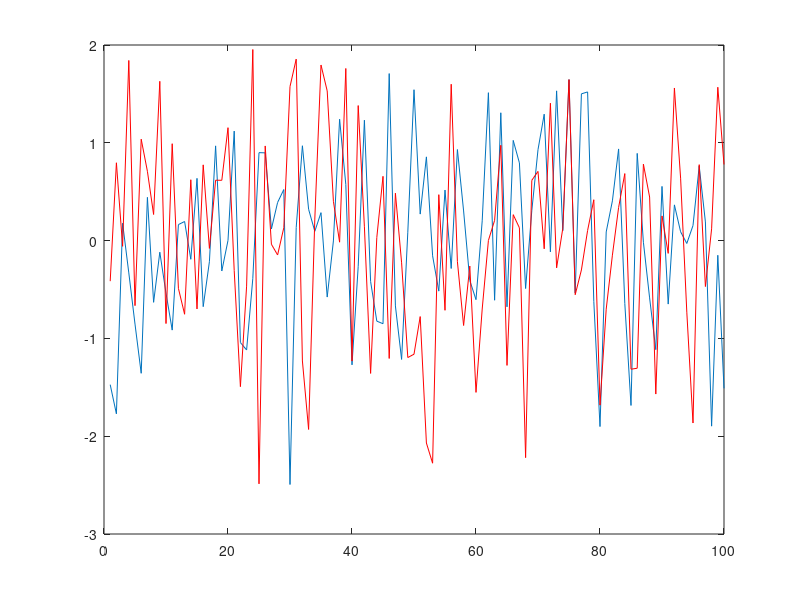
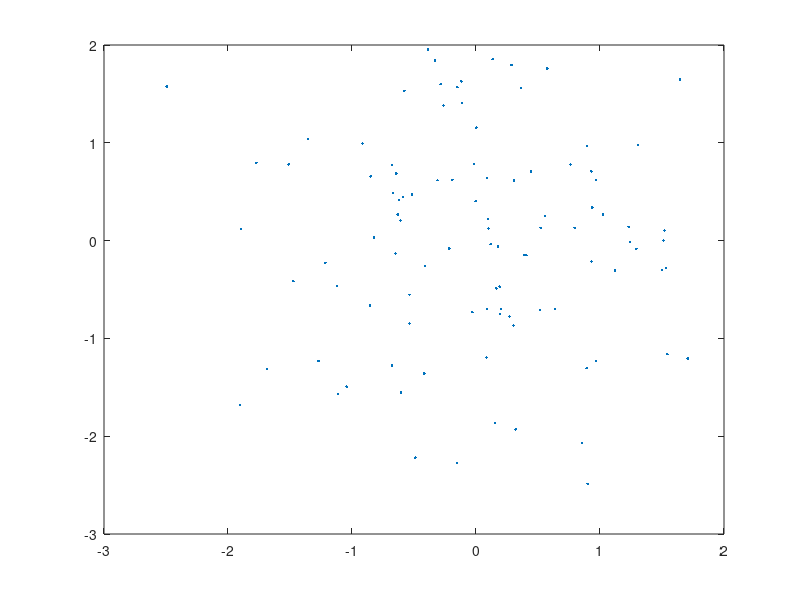
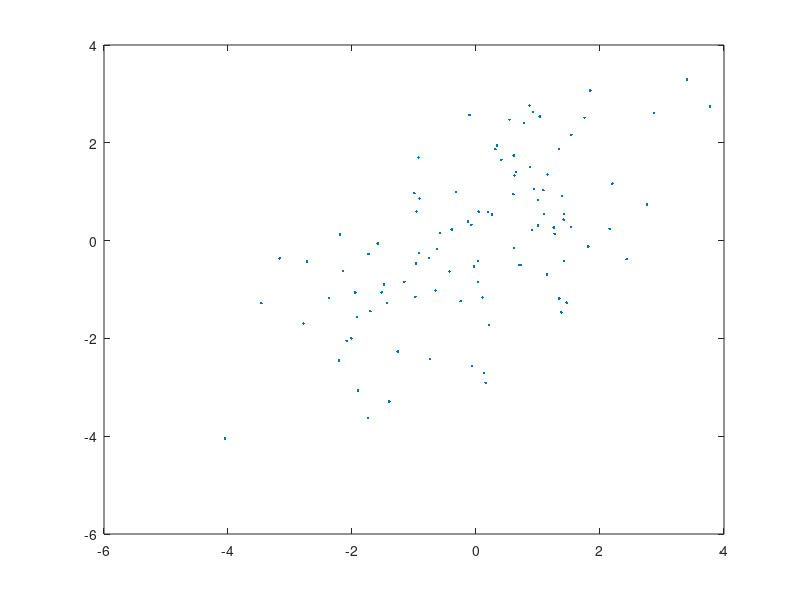
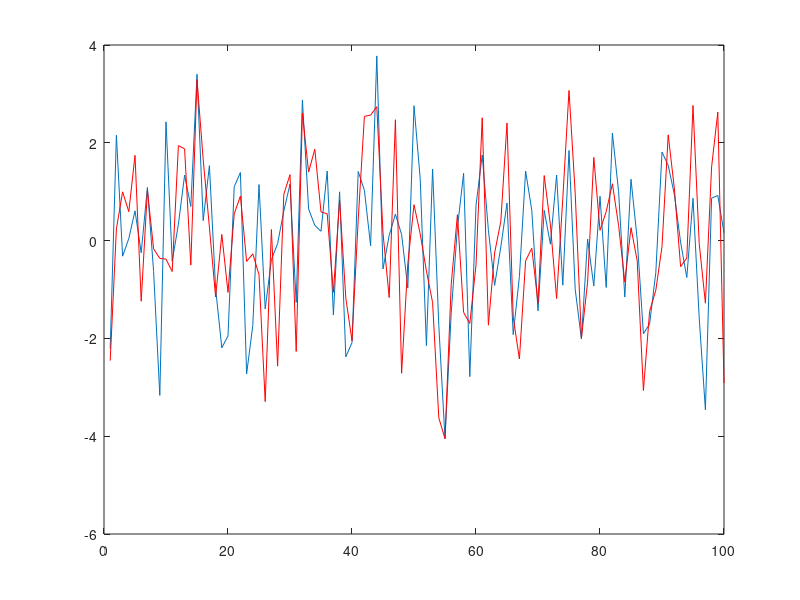

The MATLAB script that drew these images, in order: (Note: this script raises an error after producing the figures.)
% dealing with the concept of covariance

% create some random vectors
x = randn(1,100);
x = x-mean(x);
y = randn(1,100);
y = y-mean(y);

covxy = (x*y')/99;
figure;plot(x);hold on;plot(y,'r');
figure;plot(x,y,'.');

c = randn(1,100);
x = randn(1,100)+c;
x = x-mean(x);
y = randn(1,100)+c;
y = y-mean(y);

covxy = (x*y')/99
figure;plot(x,y,'.');
figure;plot(x);hold on;plot(y,'r');

c = randn(1,100);
x = randn(1,100)+2.*c;
x = x-mean(x);
y = randn(1,100)+2.*c;
y = y-mean(y);

covxy = (x*y')/99
figure;plot(x,y,'.');
figure;plot(x);hold on;plot(y,'r');

c = randn(1,100);
x = randn(1,100)+2.*c;
x = x-mean(x);
y = randn(1,100)-2.*c;
y = y-mean(y);

covxy = (x*y')/99
figure;plot(x,y,'.');
figure;plot(x);hold on;plot(y,'r');

% compute the covariance matrix from some simulated data in 2 different
% ways
[data,time]=ni2_activation; 
[data2,time]=ni2_activation('frequency',11,'latency',0.48); 
sens=ni2_sensors('type','eeg'); 
headmodel=ni2_headmodel('type','spherical','nshell',3); 
leadfield=ni2_leadfield(sens,headmodel,[4.9 0 6.2 0 1 0]); 
leadfield2=ni2_leadfield(sens,headmodel,[-5.3 0 5.9 1 0 0]); 

%way 1
sensordata=leadfield*data+leadfield2*data2;
C1=sensordata*sensordata';

%way 2
sourcecov=[data;data2]*[data;data2]';
C2=leadfield*leadfield'   * sourcecov(1,1)   + ...
   leadfield*leadfield2'  * sourcecov(1,2)   + ...
   leadfield2*leadfield'  * sourcecov(2,1)   + ...
   leadfield2*leadfield2' * sourcecov(2,2);
 
 

%% do the beamforming on some simulated data

% create a leadfield for a few locations
sens=ni2_sensors('type','meg');
headmodel=ni2_headmodel('type','spherical','nshell',1);
leadfield1=ni2_leadfield(sens,headmodel,[4.9 0 6.2 0 1 0]); % position 2352 in grid
leadfield2=ni2_leadfield(sens,headmodel,[-5.3 0 5.9 1 0 0]); % position 2342 in grid
leadfield3=ni2_leadfield(sens,headmodel,[4.2 -2 7 0 0.2 0.7]); % 2674
leadfield4=ni2_leadfield(sens,headmodel,[-2 -7.8 3 -1 0 0]); % 1110

% create the time course of activation
[s1,t1]=ni2_activation('latency',.45,'frequency',3);
[s2,t2]=ni2_activation('latency',.5);
[s3,t3]=ni2_activation('latency',.55,'frequency',30);
[s4,t4]=ni2_activation('latency',.5, 'frequency',15);

% create the sensor data
sensordata=leadfield1*s1+leadfield2*s2+leadfield3*s3+leadfield4*s4+randn(301,1000)*0.04e-8;

% create a 3D grid
sourcemodel=ni2_sourcemodel('type','grid','resolution',1);

% use FieldTrip to quickly compute the forward model
cfg = [];
cfg.grid = sourcemodel;
cfg.grad = sens;
cfg.vol  = headmodel;
%cfg.normalize = 'yes';
sourcemodel = ft_prepare_leadfield(cfg);
L = cat(2,sourcemodel.leadfield{sourcemodel.inside});

% compute the covariance
C  = cov(sensordata');
iC = pinv(C); % so that we compute it only once
iCr = inv(C+eye(301)*5e-19);

% compute the beamformer spatial filter
for ii=1:size(L,2)/3
  indx=(ii-1)*3+(1:3);
  Lr=L(:,indx);  % Lr is the leadfield for source r
  wbfr(indx,:)=pinv(Lr'*iCr*Lr)*Lr'*iCr;
  wbf(indx,:)=pinv(Lr'*iC*Lr)*Lr'*iC;
end
sbf=wbf*sensordata;
sbfr=wbfr*sensordata;

wmn=L'*inv(L*L'+eye(301)*1e-15);
smn=wmn*sensordata;

sel=find(ismember(find(sourcemodel.inside), [1110 2342 2352 2674]));
sel=repmat((sel-1)*3,1,3)+repmat(1:3,numel(sel),1);

figure;
%subplot(1,2,1);plot(t1,sbf(sel(1,:),:));
subplot(1,2,1);plot(t1,sbfr(sel(1,:),:));
subplot(1,2,2);plot(t1,s4);
%subplot(1,2,2);plot(t1,smn(sel(1,:),:));

figure;
subplot(1,2,1);plot(t1,sbf(sel(2,:),:));
subplot(1,2,2);plot(t1,s2);
%subplot(1,2,2);plot(t1,smn(sel(2,:),:));

figure;
subplot(1,2,1);plot(t1,sbf(sel(3,:),:));
subplot(1,2,2);plot(t1,s1);
%subplot(1,2,2);plot(t1,smn(sel(3,:),:));

figure;
subplot(1,2,1);plot(t1,sbf(sel(4,:),:));
subplot(1,2,2);plot(t1,s3);
%subplot(1,2,2);plot(t1,smn(sel(4,:),:));


% compute the beamformer spatial filter with limited data available
R10  = cov(sensordata(:,491:500)');
iR10 = inv(R10+eye(301)*0.1e-25);
% compute the beamformer spatial filter
for ii=1:size(L,2)/3
  indx=(ii-1)*3+(1:3);
  Lr=L(:,indx); % Lr is the leadfield for source r
  wbf10(indx,:)=pinv(Lr'*iR10*Lr)*Lr'*iR10;
end
sbf10 = wbf10*sensordata;

figure;
subplot(2,2,1);plot(t1,sbf(sel(1,:),:)); xlabel('sbf');
subplot(2,2,2);plot(t1,sbfr(sel(1,:),:)); xlabel('sbfr');
subplot(2,2,3);plot(t1,sbf10(sel(1,:),:)); xlabel('sbf10');
subplot(2,2,4);plot(t1,s4); xlabel('simulated source 4');

figure;
subplot(2,2,1);plot(t1,sbf(sel(2,:),:)); xlabel('sbf');
subplot(2,2,2);plot(t1,sbfr(sel(2,:),:)); xlabel('sbfr');
subplot(2,2,3);plot(t1,sbf10(sel(2,:),:)); xlabel('sbf10');
subplot(2,2,4);plot(t1,s2); xlabel('simulated source 2');

figure;
subplot(2,2,1);plot(t1,sbf(sel(3,:),:)); xlabel('sbf');
subplot(2,2,2);plot(t1,sbfr(sel(3,:),:)); xlabel('sbfr');
subplot(2,2,3);plot(t1,sbf10(sel(3,:),:)); xlabel('sbf10');
subplot(2,2,4);plot(t1,s1); xlabel('simulated source 1');

figure;
subplot(2,2,1);plot(t1,sbf(sel(4,:),:)); xlabel('sbf');
subplot(2,2,2);plot(t1,sbfr(sel(4,:),:)); xlabel('sbfr');
subplot(2,2,3);plot(t1,sbf10(sel(4,:),:)); xlabel('sbf10');
subplot(2,2,4);plot(t1,s3); xlabel('simulated source 3');

%% depth bias

pbf = var(sbf,[],2);
pbf = sum(reshape(pbf,3,[]));

source.pos=sourcemodel.pos;
source.dim=sourcemodel.dim;
source.inside=sourcemodel.inside;
source.avg.pow=zeros(size(source.pos,1),1);
source.avg.pow(source.inside)=pbf;

cfg = [];
cfg.funparameter='avg.pow';
cfg.method='slice';
cfg.nslices=10;
cfg.funcolorlim=[0 0.2];
ft_sourceplot(cfg,source);

%% contrast between 2 conditions
% create the sensor data for the second condition
sensordata2=1.25.*leadfield1*s1+0.8.*leadfield2*s2+0.8.*leadfield3*s3+1.25.*leadfield4*s4+randn(301,1000)*0.04e-8;

% compute the covariance
C2  = cov([sensordata sensordata2]');
iC2 = pinv(C2); % so that we compute it only once
iCr2 = inv(C2+eye(301)*1e-19);

% compute the beamformer spatial filter
for ii=1:size(L,2)/3
  indx=(ii-1)*3+(1:3);
  Lr=L(:,indx);  % Lr is the leadfield for source r
  wbfr2(indx,:)=pinv(Lr'*iCr2*Lr)*Lr'*iCr2;
end
sbfr2=wbfr2*sensordata2;
pbfr2=var(sbfr2,[],2);
pbfr2=sum(reshape(pbfr2,3,[]));
sbfr1=wbfr2*sensordata;
pbfr1=var(sbfr1,[],2);
pbfr1=sum(reshape(pbfr1,3,[]));
source.avg.pow(source.inside)=(pbfr1-pbfr2)./(pbfr1+pbfr2);

cfg = [];
cfg.funparameter='avg.pow';
cfg.method='slice';
cfg.nslices=10;
cfg.funcolorlim=[-.2 .2];
ft_sourceplot(cfg,source);

%% correlated sources
sens=ni2_sensors('type','meg');
headmodel=ni2_headmodel('type','spherical','nshell',1);
leadfield1=ni2_leadfield(sens,headmodel,[-5.3 0 5.9 1 0 0]); % position 2342 in grid
leadfield2=ni2_leadfield(sens,headmodel,[4.9 0 6.2 0 1 0]); % position 2352 in grid

% create the time course of activation
[s1,t1]=ni2_activation('latency',.5,'frequency',10);
[s2,t2]=ni2_activation('latency',.478,'frequency',10);
corr(s1',s2')

% create the sensor data
sensordata=leadfield1*s1+leadfield2*s2+randn(301,1000)*0.04e-8;

% create a 3D grid
sourcemodel=ni2_sourcemodel('type','grid','resolution',1);

% use FieldTrip to quickly compute the forward model
cfg = [];
cfg.grid = sourcemodel;
cfg.grad = sens;
cfg.vol  = headmodel;
%cfg.normalize = 'yes';
sourcemodel = ft_prepare_leadfield(cfg);
L = cat(2,sourcemodel.leadfield{sourcemodel.inside});

% compute the covariance
C  = cov(sensordata');
iCr = inv(C+eye(301)*5e-19);

% compute the beamformer spatial filter
for ii=1:size(L,2)/3
  indx=(ii-1)*3+(1:3);
  Lr=L(:,indx);  % Lr is the leadfield for source r
  wbfr(indx,:)=pinv(Lr'*iCr*Lr)*Lr'*iCr;
end
sbfr=wbfr*sensordata;

sel=find(ismember(find(sourcemodel.inside), [2342 2352]));
sel=repmat((sel-1)*3,1,3)+repmat(1:3,numel(sel),1);

figure;
subplot(1,2,1);plot(t1,sbfr(sel(1,:),:));
subplot(1,2,2);plot(t1,s1);

figure;
subplot(1,2,1);plot(t1,sbfr(sel(2,:),:));
subplot(1,2,2);plot(t1,s2);

pbf=var(sbfr,[],2);
pbf=sum(reshape(pbf,3,numel(pbf)/3));

source.pos=sourcemodel.pos;
source.dim=sourcemodel.dim;
source.inside=sourcemodel.inside;
source.avg.pow=zeros(size(source.pos,1),1);
source.avg.pow(source.inside)=pbf;
 
cfg=[];
cfg.funparameter='avg.pow';
cfg.method='slice';
cfg.nslices=4;
cfg.slicerange=[5 8];
cfg.funcolorlim=[0 0.08];
ft_sourceplot(cfg,source);


